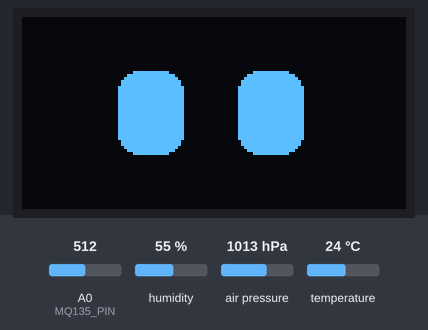
The sketch below on a simulated ESP8266 (NodeMCU). Parts: 128×64 one-colour display. The test bench sets the inputs (shaded band); at power-on: temperature 24 °C, A0 (MQ135_PIN) = 512, humidity 55 %, air pressure 1013 hPa. Random numbers use the default seed unless the sketch sets one.

Above: at 1.2 s.
1.3 s: temperature set to 31 °C
4.9 s: temperature set to 34 °C
At 10.0 s:
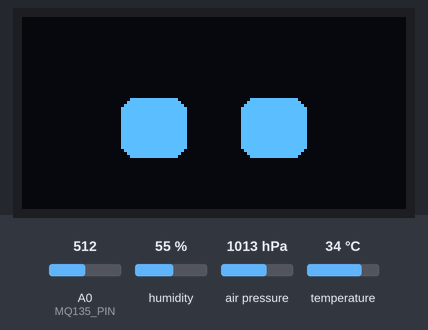
10.9 s: A0 (MQ135_PIN) set to 532
14.4 s: A0 (MQ135_PIN) set to 565
At 14.9 s:
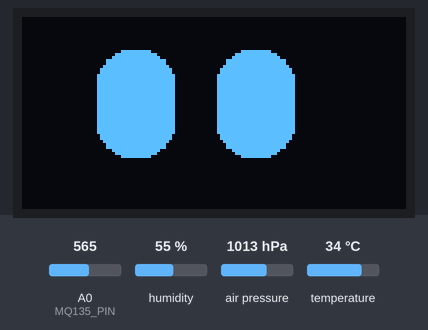
18.5 s: A0 (MQ135_PIN) set to 540
At 20.0 s:
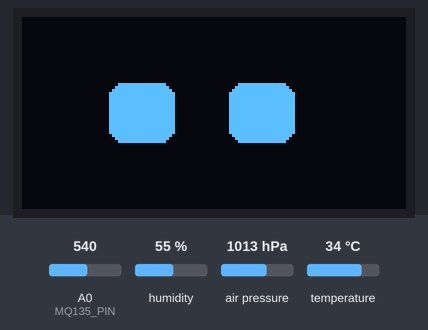
21.9 s: temperature set to 12 °C
At 23.05 s:
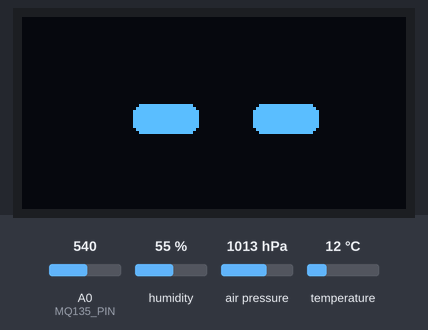
Timing chart, 0 to 24.8 s (numbered marks = the images above; inputs shaded):
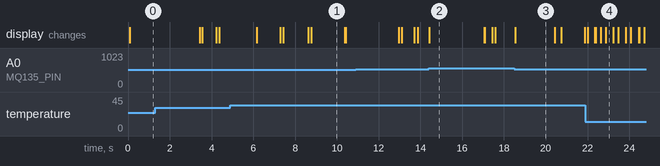

The sketch:

A.T.L.A.S.ino
```cpp
#include <ESP8266WiFi.h>
#include <ESP8266WebServer.h>
#include <DHT.h>
#include <Wire.h>
#include <Adafruit_Sensor.h>
#include <Adafruit_BMP280.h>
#include <Adafruit_GFX.h>
#include <Adafruit_SSD1306.h>

// --- Revised Pin Definitions ---
#define DHTPIN 2          // GPIO 2  (D4) - DHT Data
#define OLED_SDA 4        // GPIO 4  (D2) - OLED SDA
#define OLED_SCL 5        // GPIO 5  (D1) - OLED SCL
#define BMP_SDA 14        // GPIO 14 (D5) - BMP SDA
#define BMP_SCL 12        // GPIO 12 (D6) - BMP SCL
#define MQ135_PIN A0
#define DHTTYPE DHT11

Adafruit_SSD1306 display(128, 64, &Wire, -1);
DHT dht(DHTPIN, DHTTYPE);
Adafruit_BMP280 bmp;
ESP8266WebServer server(80);

float t = 0, h = 0, p = 0;
int airQuality = 0;
unsigned long lastEyeAnimate = 0;
unsigned long lastGazeShift = 0;
unsigned long lastBlinkTrigger = 0;
int curEyeX = 0, curEyeY = 0, targetEyeX = 0, targetEyeY = 0;
int emotion = 0;
bool isBlinking = false;

// --- Animation Engine ---
void drawEyes(int offsetX, int offsetY, bool blink, int state) {
  display.clearDisplay();
  int eyeW = 22; int eyeH = 28; int eyeR = 7;
  int eyeY = 18 + offsetY;
  int leftX = 32 + offsetX; int rightX = 72 + offsetX;

  if (blink) {
    display.fillRoundRect(leftX, eyeY + 12, eyeW, 5, 2, WHITE);
    display.fillRoundRect(rightX, eyeY + 12, eyeW, 5, 2, WHITE);
  } else if (state == 1) { // HOT
    display.fillRoundRect(leftX, eyeY + 8, eyeW, 20, 5, WHITE);
    display.fillRoundRect(rightX, eyeY + 8, eyeW, 20, 5, WHITE);
    display.fillRect(leftX, eyeY - 5, eyeW, 13, BLACK);
    display.fillRect(rightX, eyeY - 5, eyeW, 13, BLACK);
  } else if (state == 2) { // ALERT
    display.fillRoundRect(leftX - 2, eyeY - 4, eyeW + 4, eyeH + 8, 11, WHITE);
    display.fillRoundRect(rightX - 2, eyeY - 4, eyeW + 4, eyeH + 8, 11, WHITE);
  } else if (state == 3) { // COLD
    int shiver = (millis() % 100 < 50) ? 1 : -1;
    display.fillRoundRect(leftX + shiver, eyeY + 10, eyeW, 10, 3, WHITE);
    display.fillRoundRect(rightX + shiver, eyeY + 10, eyeW, 10, 3, WHITE);
  } else { // NEUTRAL
    display.fillRoundRect(leftX, eyeY, eyeW, eyeH, eyeR, WHITE);
    display.fillRoundRect(rightX, eyeY, eyeW, eyeH, eyeR, WHITE);
  }
  display.display();
}

int moveTowards(int current, int target, int step) {
  if (current < target) return current + step;
  if (current > target) return current - step;
  return current;
}

// --- Web UI with Degree C ---
const char INDEX_HTML[] PROGMEM = R"rawtext(
<!DOCTYPE html>
<html>
<head>
  <meta name="viewport" content="width=device-width, initial-scale=1">
  <style>
    body { font-family: 'Segoe UI', sans-serif; background-color: #0f0f0f; color: white; display: flex; justify-content: center; align-items: center; min-height: 100vh; margin: 0; }
    .container { background: #1a1a1a; padding: 30px; border-radius: 30px; width: 300px; text-align: center; box-shadow: 0 10px 30px rgba(0,0,0,0.5); }
    .card { background: #222; margin: 10px 0; padding: 20px; border-radius: 20px; }
    .val { font-size: 32px; font-weight: bold; display: block; }
    .label { font-size: 12px; color: #888; text-transform: uppercase; letter-spacing: 1px; }
  </style>
</head>
<body>
  <div class="container">
    <h2>A.T.L.A.S.</h2>
    <div class="card"><span class="val" id="t" style="color:#ff7675">--</span><span class="label">Temperature</span></div>
    <div class="card"><span class="val" id="h" style="color:#74b9ff">--</span><span class="label">Humidity</span></div>
    <div class="card"><span class="val" id="p" style="color:#a29bfe">--</span><span class="label">Pressure</span></div>
    <div class="card"><span class="val" id="a" style="color:#ffeaa7">--</span><span class="label">Air Quality</span></div>
  </div>
  <script>
    setInterval(() => {
      fetch('/data').then(r => r.json()).then(d => {
        document.getElementById('t').innerHTML = d.t + "&deg;C";
        document.getElementById('h').innerText = d.h + "%";
        document.getElementById('p').innerText = d.p + " hPa";
        document.getElementById('a').innerText = d.a + " PPM";
      });
    }, 2000);
  </script>
</body>
</html>
)rawtext";

void handleRoot() { server.send(200, "text/html", INDEX_HTML); }
void handleData() {
  String json = "{\"t\":\"" + String(t, 1) + "\",\"h\":\"" + String(h, 0) +
                "\",\"p\":\"" + String(p, 1) + "\",\"a\":\"" + String(airQuality) + "\"}";
  server.send(200, "application/json", json);
}

void setup() {
  Serial.begin(115200);
  dht.begin();

  // Initialize OLED (I2C Bus 1)
  Wire.begin(OLED_SDA, OLED_SCL);
  display.begin(SSD1306_SWITCHCAPVCC, 0x3C);

  // Initialize BMP280 (I2C Bus 2)
  Wire.begin(BMP_SDA, BMP_SCL);
  if (!bmp.begin(0x76)) { bmp.begin(0x77); }

  WiFi.softAP("A.T.L.A.S.", "Password");
  server.on("/", handleRoot);
  server.on("/data", handleData);
  server.begin();
}

void loop() {
  server.handleClient();
  unsigned long currentMillis = millis();

  // Read DHT & MQ135
  float newT = dht.readTemperature();
  float newH = dht.readHumidity();
  if (!isnan(newT)) t = newT;
  if (!isnan(newH)) h = newH;
  airQuality = analogRead(MQ135_PIN);

  // BMP280 Bus Switch
  Wire.begin(BMP_SDA, BMP_SCL);
  p = bmp.readPressure() / 100.0F;

  // Emotion Updates
  if (airQuality > 550) emotion = 2;
  else if (t > 32) emotion = 1;
  else if (t < 18) emotion = 3;
  else emotion = 0;

  // OLED Animation Bus Switch
  if (currentMillis - lastEyeAnimate >= 35) {
    lastEyeAnimate = currentMillis;
    if (currentMillis - lastGazeShift >= random(3000, 7000)) {
      lastGazeShift = currentMillis;
      targetEyeX = random(-6, 7);
      targetEyeY = random(-4, 5);
    }
    if (currentMillis - lastBlinkTrigger >= random(4000, 10000)) {
      lastBlinkTrigger = currentMillis;
      isBlinking = true;
    }
    if (isBlinking && (currentMillis - lastBlinkTrigger > 120)) isBlinking = false;

    curEyeX = moveTowards(curEyeX, targetEyeX, 1);
    curEyeY = moveTowards(curEyeY, targetEyeY, 1);

    Wire.begin(OLED_SDA, OLED_SCL);
    drawEyes(curEyeX, curEyeY, isBlinking, emotion);
  }
}
```

Measured:
- the behaviour switches between 32 and 33 °C on temperature (found by bisection; images 0 and 1)
- the behaviour switches between 550 and 551 on A0 (MQ135_PIN) (found by bisection; images 1 and 2)
- what the display in image 1 shows lasts 1.6 s, from 8.8 s to 10.4 s
- what the display in image 2 shows lasts 2.7 s, from 14.4 s to 17.1 s
- what the display in image 3 shows lasts 1.9 s, from 18.5 s to 20.4 s
